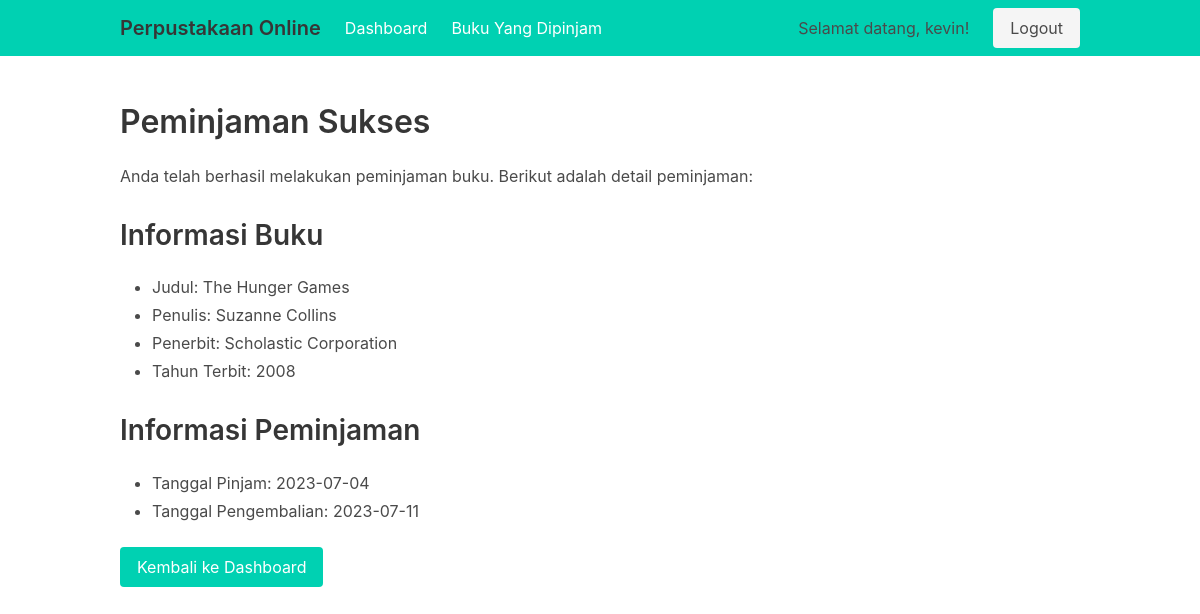
Page /peminjaman_sukses.php?id=131 (signed in) on the committed database.
### tables this page shows
CREATE TABLE `buku` (
  `id` int NOT NULL,
  `judul` varchar(255) NOT NULL,
  `penulis` varchar(100) NOT NULL,
  `penerbit` varchar(100) NOT NULL,
  `tahun_terbit` int NOT NULL,
  `sinopsis` text,
  `stok` int NOT NULL DEFAULT '0'
);

CREATE TABLE `peminjaman` (
  `id` int NOT NULL,
  `id_buku` int NOT NULL,
  `id_anggota` int NOT NULL,
  `tanggal_pinjam` date NOT NULL,
  `tanggal_kembali` date NOT NULL
);

### peminjaman_sukses.php (the view, shortened to what this page needs)
<?php
include 'koneksi.php';
$id_peminjaman = $_GET['id'];
$query = "SELECT * FROM peminjaman WHERE id = $id_peminjaman";
$result = mysqli_query($conn, $query);
$data_peminjaman = mysqli_fetch_assoc($result);
$id_buku = $data_peminjaman['id_buku'];
$query_buku = "SELECT * FROM buku WHERE id = $id_buku";
$result_buku = mysqli_query($conn, $query_buku);
$data_buku = mysqli_fetch_assoc($result_buku);
?>
<?php include 'header.php'; ?>
<section class="section">
  <div class="container">
    <h1 class="title">Peminjaman Sukses</h1>
    <div class="content">
      <p>Anda telah berhasil melakukan peminjaman buku. Berikut adalah detail peminjaman:</p>
      <h2 class="subtitle">Informasi Buku</h2>
      <ul>
        <li>Judul: <?php echo $data_buku['judul']; ?></li>
        <li>Penulis: <?php echo $data_buku['penulis']; ?></li>
        <li>Penerbit: <?php echo $data_buku['penerbit']; ?></li>
        <li>Tahun Terbit: <?php echo $data_buku['tahun_terbit']; ?></li>
      </ul>
      <h2 class="subtitle">Informasi Peminjaman</h2>
      <ul>
        <li>Tanggal Pinjam: <?php echo $data_peminjaman['tanggal_pinjam']; ?></li>
        <li>Tanggal Pengembalian: <?php echo $data_peminjaman['tanggal_kembali']; ?></li>
      </ul>
    </div>
    <a class="button is-primary" href="dashboard.php">Kembali ke Dashboard</a>
  </div>
</section>

### rows in the picture
buku: judul "The Hunger Games", penulis "Suzanne Collins", penerbit "Scholastic Corporation", tahun_terbit "2008"
peminjaman: tanggal_pinjam "2023-07-04", tanggal_kembali "2023-07-11"

### other values in the picture
$_SESSION['username'] "kevin"
